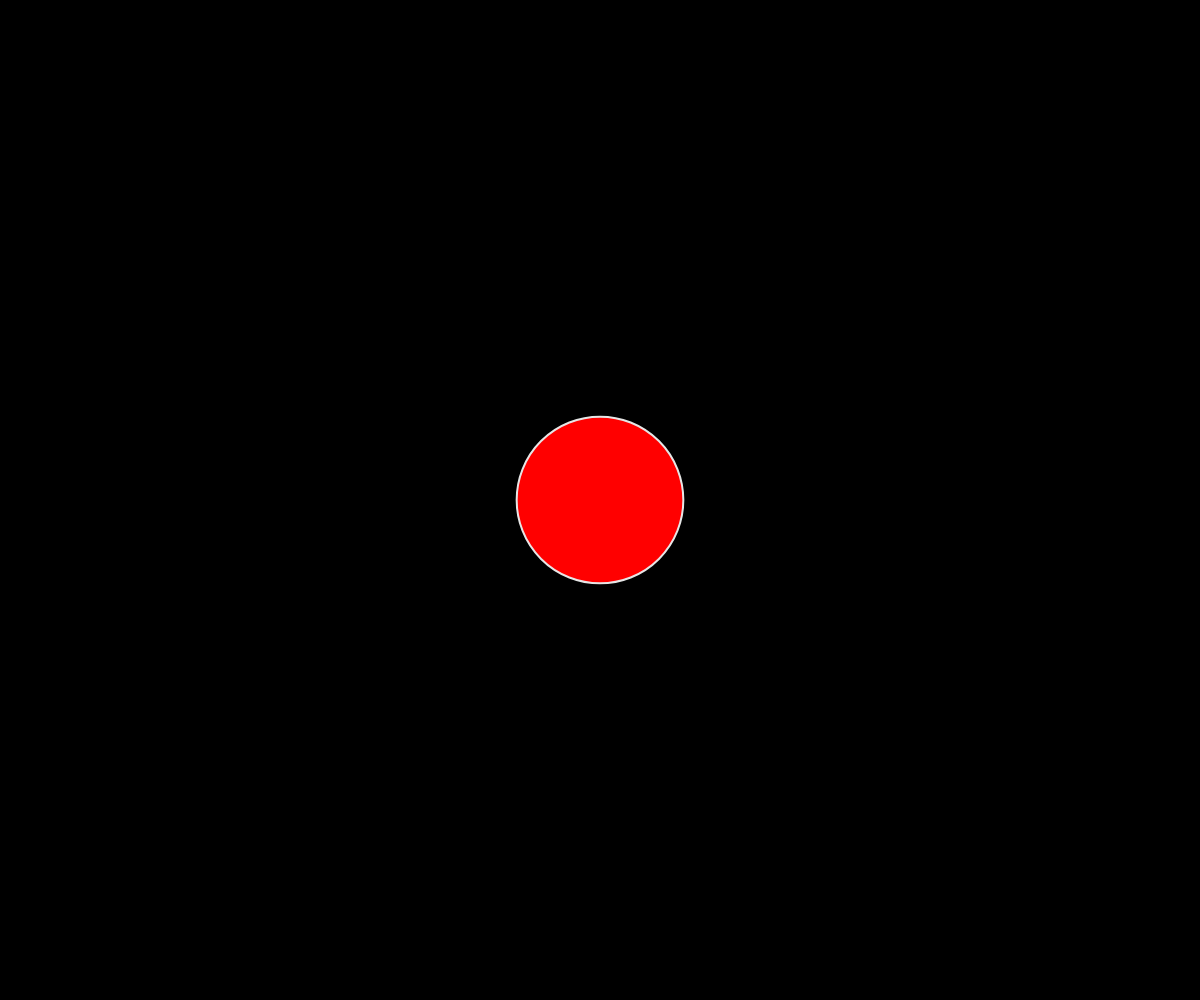
Frame 1 (no input)
Frame 60 (no input): identical to frame 1, image omitted
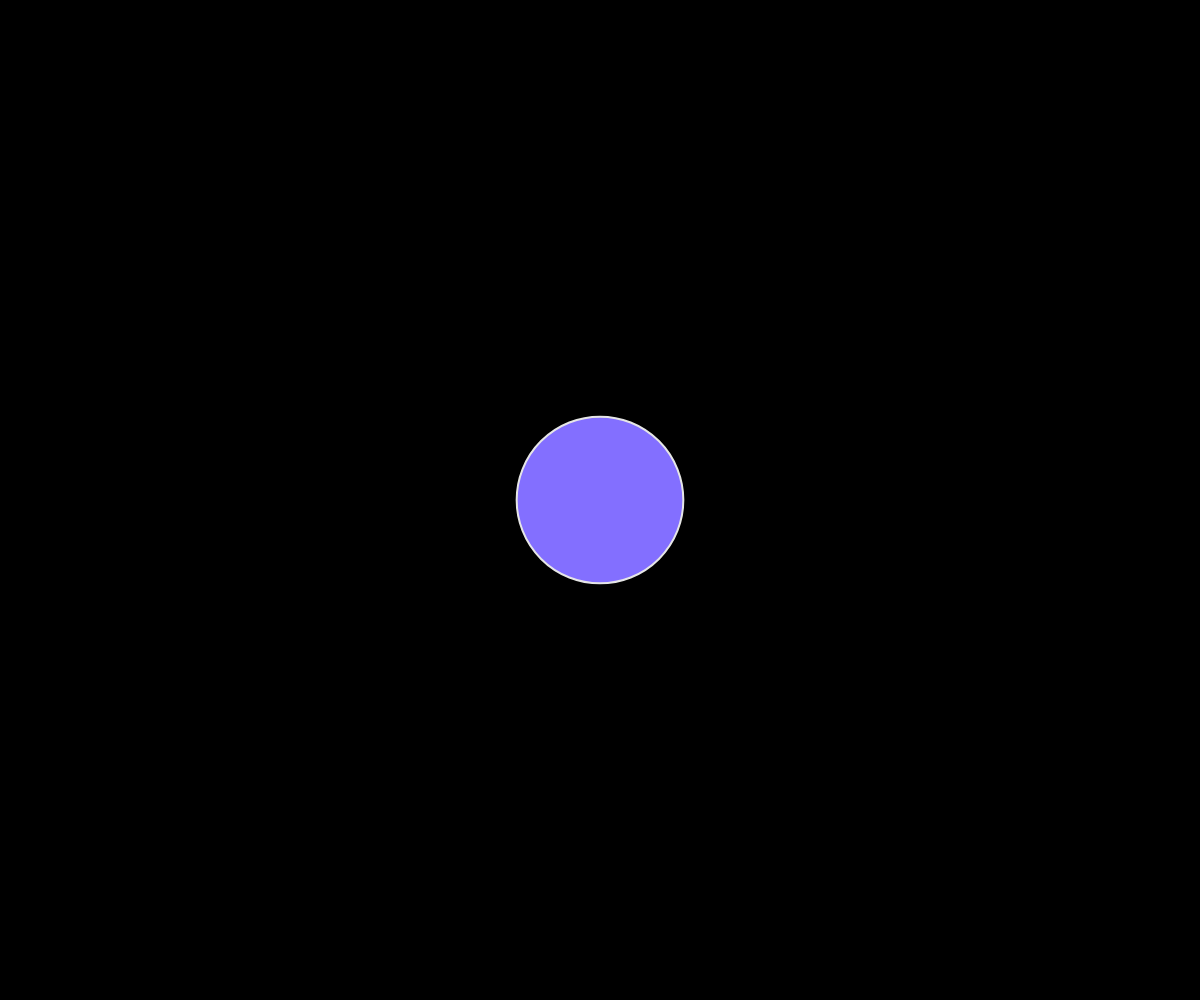
Frame 120 (the mouse pressed at the canvas centre since frame 60)

The p5.js sketch that drew these frames (run headless with seeded random() and noise() and a simulated clock; from frame 60 on, the mouse is pressed at the canvas centre):

// p5.js sketch
// ── sketch.js
let laranjas;
	
	function setup() {
	createCanvas(windowWidth, windowHeight);
	background(0)
	
	}
	
	function draw() {
	
	background(0)
	if(mouseY>=height/2 && mouseX<=width/2) {
	
	fill (131,111,255);
	} 
	else if (mouseY<height/2 && mouseX<=width/2) {
	
	fill (255,0,0); 
	}
	else if(mouseY<height/2 && mouseX>width/2) { 
	
	fill (0,255,0); 
	} 
	else{
	noFill();
	}
	
	stroke(230);
	strokeWeight(2);
	circle(width / 2, height / 2, height / 6);
	
	
	}
